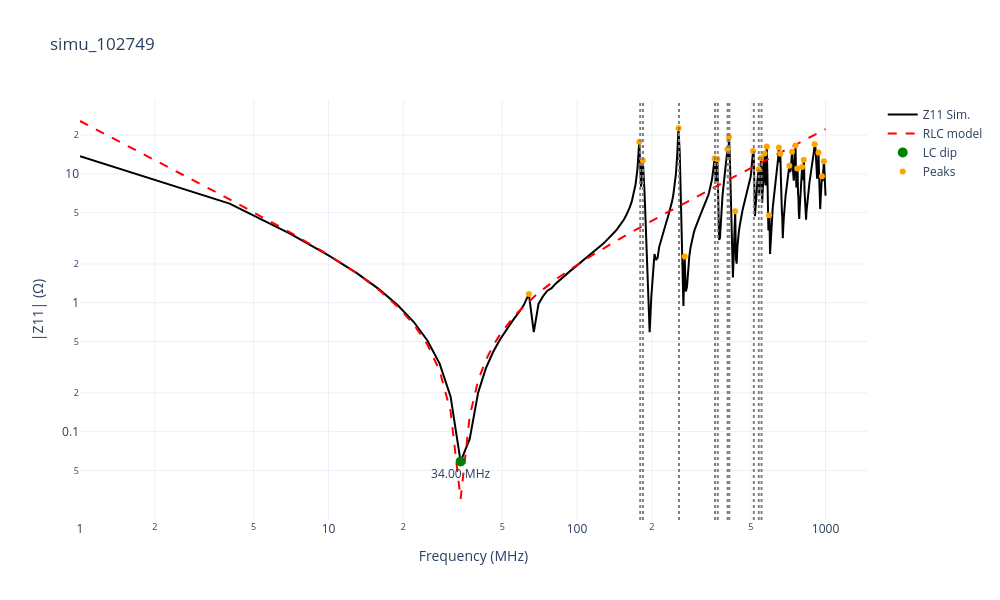

This figure's notebook cell:
### Markdown cell above
# Cell 13 — Plot (Interactive)

### Code cell
fig = go.Figure()

# Simulation
fig.add_trace(go.Scatter(
    x=freq/1e6,
    y=zmag,
    mode="lines",
    name="Z11 Sim.",
    line=dict(color="black", width=2)
))

# RLC
fig.add_trace(go.Scatter(
    x=freq/1e6,
    y=zmag_rlc,
    mode="lines",
    name="RLC model",
    line=dict(color="red", dash="dash")
))

# LC dip
fig.add_trace(go.Scatter(
    x=[f_dip/1e6],
    y=[z_dip],
    mode="markers+text",
    marker=dict(color="green", size=10),
    text=[f"{f_dip/1e6:.2f} MHz"],
    textposition="bottom center",
    name="LC dip"
))

# Peaks
fig.add_trace(go.Scatter(
    x=freq[peaks]/1e6,
    y=zmag[peaks],
    mode="markers",
    marker=dict(color="orange", size=6),
    name="Peaks"
))

# Cavity modes
for m, n, fmn in modes[:10]:
    fig.add_vline(x=fmn/1e6, line_dash="dot", line_color="gray")

fig.update_layout(
    title=f"simu_{simu_index}",
    hovermode="x unified",
    template="plotly_white",
    xaxis=dict(
        title="Frequency (MHz)",
        type="log",
        showspikes=True,
        spikemode="across"
    ),
    yaxis=dict(
        title="|Z11| (Ω)",
        type="log"
    ),
    width=1000,
    height=600
)

fig.show()

### Figure 1 — Plotly figure (JSON) as saved in the notebook; plotly's stock layout.template omitted (floating-point values rounded to 4 significant figures; data arrays with more than 128 entries replaced by an {"elided": "..."} marker saying what was removed)
{"data": [{"line": {"color": "black", "width": 2}, "mode": "lines", "name": "Z11 Sim.", "type": "scatter", "x": {"elided": "334 float values"}, "y": {"elided": "334 float values"}}, {"line": {"color": "red", "dash": "dash"}, "mode": "lines", "name": "RLC model", "type": "scatter", "x": {"elided": "334 float values"}, "y": {"elided": "334 float values"}}, {"marker": {"color": "green", "size": 10}, "mode": "markers+text", "name": "LC dip", "text": ["34.00 MHz"], "textposition": "bottom center", "type": "scatter", "x": [34], "y": [0.05859]}, {"marker": {"color": "orange", "size": 6}, "mode": "markers", "name": "Peaks", "type": "scatter", "x": [64.0, 178.0, 184.0, 256.0, 271.0, 358.0, 367.0, 403.0, 409.0, 433.0, 511.0, 538.0, 550.0, 568.0, 580.0, 592.0, 649.0, 658.0, 715.0, 733.0, 757.0, 769.0, 805.0, 817.0, 904.0, 937.0, 967.0, 985.0], "y": [1.171, 17.73, 12.69, 22.57, 2.284, 13.19, 13.05, 15.55, 19.29, 5.12, 15.04, 10.88, 13.26, 14.37, 16.3, 4.777, 16.0, 14.35, 11.54, 14.85, 16.6, 10.99, 11.29, 12.89, 16.99, 14.62, 9.561, 12.51]}], "layout": {"height": 600, "hovermode": "x unified", "shapes": [{"line": {"color": "gray", "dash": "dot"}, "type": "line", "x0": 179.6, "x1": 179.6, "xref": "x", "y0": 0, "y1": 1, "yref": "y domain"}, {"line": {"color": "gray", "dash": "dot"}, "type": "line", "x0": 184.3, "x1": 184.3, "xref": "x", "y0": 0, "y1": 1, "yref": "y domain"}, {"line": {"color": "gray", "dash": "dot"}, "type": "line", "x0": 257.3, "x1": 257.3, "xref": "x", "y0": 0, "y1": 1, "yref": "y domain"}, {"line": {"color": "gray", "dash": "dot"}, "type": "line", "x0": 359.2, "x1": 359.2, "xref": "x", "y0": 0, "y1": 1, "yref": "y domain"}, {"line": {"color": "gray", "dash": "dot"}, "type": "line", "x0": 368.5, "x1": 368.5, "xref": "x", "y0": 0, "y1": 1, "yref": "y domain"}, {"line": {"color": "gray", "dash": "dot"}, "type": "line", "x0": 403.7, "x1": 403.7, "xref": "x", "y0": 0, "y1": 1, "yref": "y domain"}, {"line": {"color": "gray", "dash": "dot"}, "type": "line", "x0": 409.9, "x1": 409.9, "xref": "x", "y0": 0, "y1": 1, "yref": "y domain"}, {"line": {"color": "gray", "dash": "dot"}, "type": "line", "x0": 514.6, "x1": 514.6, "xref": "x", "y0": 0, "y1": 1, "yref": "y domain"}, {"line": {"color": "gray", "dash": "dot"}, "type": "line", "x0": 538.7, "x1": 538.7, "xref": "x", "y0": 0, "y1": 1, "yref": "y domain"}, {"line": {"color": "gray", "dash": "dot"}, "type": "line", "x0": 552.8, "x1": 552.8, "xref": "x", "y0": 0, "y1": 1, "yref": "y domain"}], "title": {"text": "simu_102749"}, "width": 1000, "xaxis": {"showspikes": true, "spikemode": "across", "title": {"text": "Frequency (MHz)"}, "type": "log"}, "yaxis": {"title": {"text": "|Z11| (Ω)"}, "type": "log"}}}
